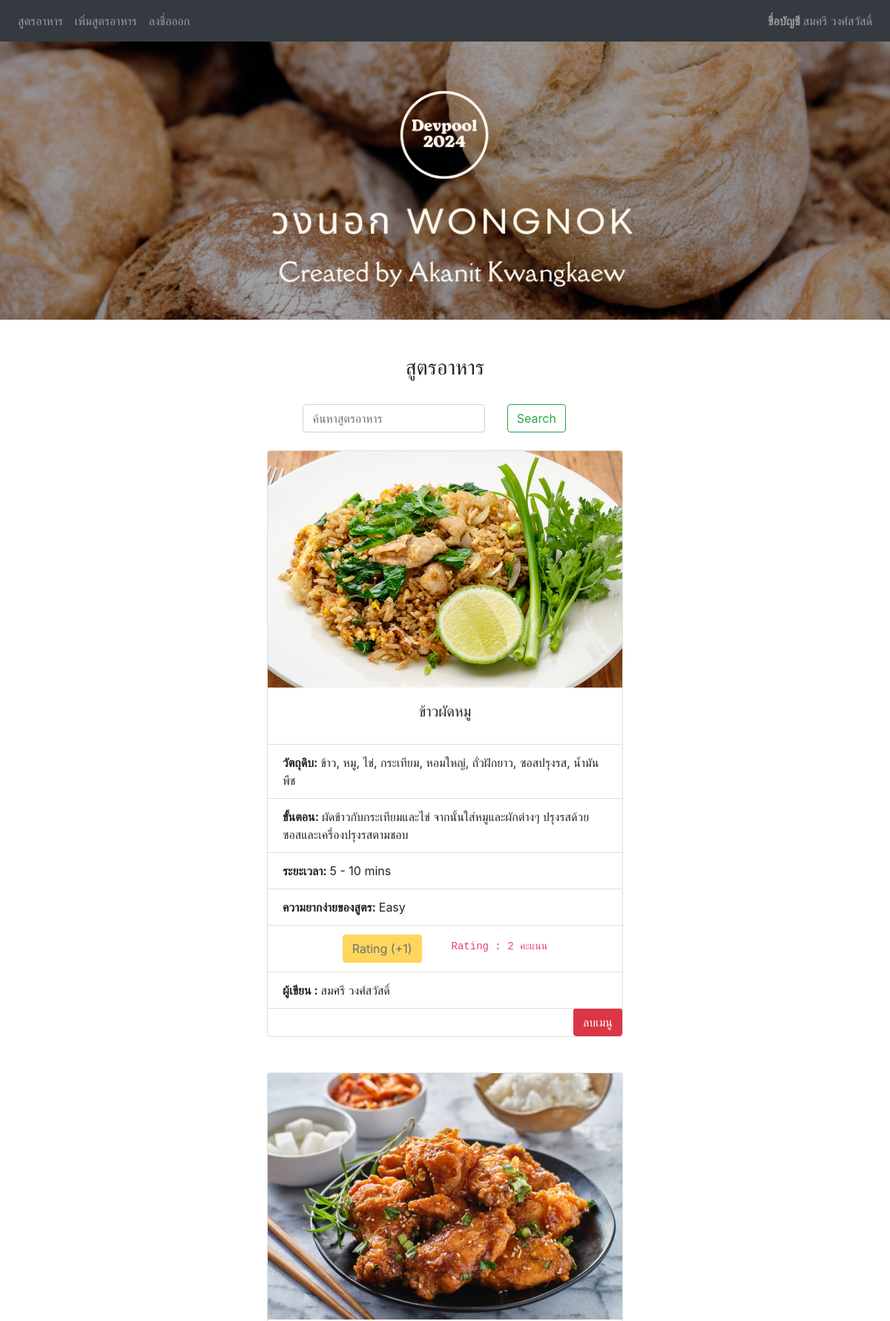
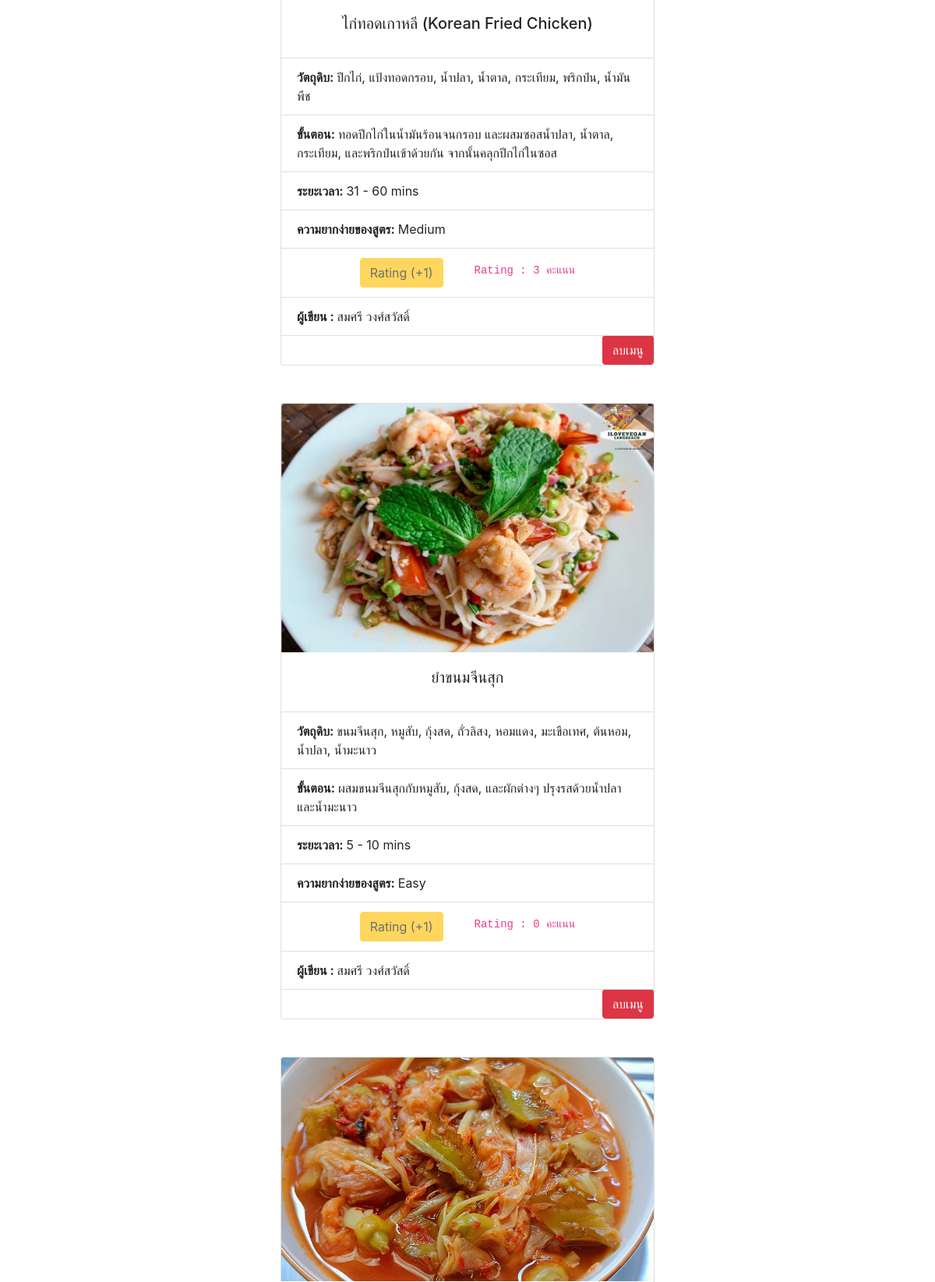
/food (signed in, upper part), run on the app's committed database (2 pictures, top to bottom).
### website/models.py (models this page shows)
class User(db.Model, UserMixin):
    id = db.Column(db.Integer, primary_key=True)
    email = db.Column(db.String(150), unique=True)
    password = db.Column(db.String(150))
    first_name = db.Column(db.String(150))
    notes = db.relationship('Note')
    foods = db.relationship('Food')

class Food(db.Model):
    id = db.Column(db.Integer, primary_key=True)
    food_name = db.Column(db.String(10000))
    food_raw = db.Column(db.String(10000))
    food_step = db.Column(db.String(10000))
    food_time = db.Column(db.Integer)
    food_rating = db.Column(db.Integer)
    food_image_path = db.Column(db.String(10000))  # Add this line for food_image_path column
    difficult_level = db.Column(db.Integer)
    date = db.Column(db.DateTime(timezone=True), default=func.now())
    user_id = db.Column(db.Integer, db.ForeignKey('user.id'))

class RatingMemory(db.Model):
    id = db.Column(db.Integer, primary_key=True)
    food_id = db.Column(db.Integer)
    user_id = db.Column(db.Integer, db.ForeignKey('user.id'))

### website/views.py (the view)
@views.route('/food', methods=['GET','POST'])
@login_required
def food():
     food_dmm = Food.query.all()
     if request.method == 'POST':
          search_term = request.form.get('search_term', None)
          print(search_term )
          food_dmm = Food.query.filter(Food.food_name.contains(search_term)).all()
     else:
          food_dmm = Food.query.all()
     if food_dmm:
          print(food_dmm [0].food_name)
          print(food_dmm [0].food_image_path )
     return render_template("food.html", food_dmm=food_dmm, current_user=current_user, Find_username=Find_username,Is_rating=Is_rating, Count_rating=Count_rating )

### website/__init__.py (called while the page is built)
def create_app():
    app = Flask(__name__)
    app.config['SECRET_KEY'] = 'any_leters'
    app.config['SQLALCHEMY_DATABASE_URI'] = f'sqlite:///{DB_NAME}'
    db.init_app(app)
    from .auth import auth
    from .views import views
    app.register_blueprint(views, url_prefix = '/')
    app.register_blueprint(auth, url_prefix = '/')
    from .models import User
    with app.app_context():
        db.create_all()
    login_manager = LoginManager()
    login_manager.login_view = 'auth.login'
    login_manager.init_app(app)
    @login_manager.user_loader
    def load_user(id):
        return User.query.get(int(id))
    return app

### website/views.py (called while the page is built)
def Find_username(id_input):
     all_users = User.query.all()
     for usr in all_users :
          if usr.id == id_input:
               print(usr.first_name)
               return usr.first_name

def Is_rating(food_id):
     status = False
     all_Score_ = RatingMemory.query.all()
     user_dmm = []
     for score_ in all_Score_ :
          if score_.food_id == food_id :
               user_dmm.append(score_.user_id)
     my_list = list(set(user_dmm))
     for item in my_list:
          if item == current_user.id:
               status = True
     return status

def Count_rating(food_id):
     all_Score_ = RatingMemory.query.all()
     user_dmm = []
     for score_ in all_Score_ :
          if score_.food_id == food_id :
               user_dmm.append(score_.user_id)
     my_list = list(set(user_dmm))
     return len( my_list )

### website/templates/food.html (shortened to what this page needs)
{% extends "base.html" %} {% block title %}วงนอก{% endblock %}
{% block content%}
<h3 align="center">สูตรอาหาร</h3>
<div style="display: flex; justify-content:center;">
  <form method="POST">
    <div class="container-fluid">
      <div class="row justify-content-center">
        <div class="col-md-10 col-lg-8">
          <input type="text" class="form-control me-2" id="search_term" name="search_term" placeholder="ค้นหาสูตรอาหาร">
        </div>
        <div class="col-md-4 col-lg-4 order-md-last">
          <button type="submit" class="btn btn-outline-success">Search</button>
        </div>
      </div>
    </div>
  </form>
</div>
{% for n in food_dmm %}
<div class="manu_block" align="center">
  <div class="card" style="width: 30rem;">
    <img class="card-img-top" src={{ n.food_image_path }} alt="Card image cap">
    <div class="card-body">
      <h5 class="card-title">{{n.food_name}}</h5>
    </div>
    <ul class="list-group list-group-flush" align="left">
      <li class="list-group-item"><b>วัตถุดิบ: </b>{{n.food_raw}} </li>
      <li class="list-group-item"><b>ขั้นตอน: </b>{{n.food_step}} </li>
      <li class="list-group-item"><b>ระยะเวลา: </b>{{ n.food_time}} </li>
      <li class="list-group-item"><b>ความยากง่ายของสูตร: </b>{{n.difficult_level}} </li>
      <li class="list-group-item" style="display: flex; justify-content: center; align-items: center;">
        <p class="h6 order-md-last" style="margin-left: 40px;"> <code> Rating :  {{ Count_rating(n.id) }} คะแนน</code>
        </p>
        <form method="POST" action="/rating/{{ n.id }} " align="right">
          {%if Is_rating(n.id) or current_user.id == n.user_id %}
          <button type="submit" class="btn btn-warning disabled" disabled> Rating (+1) </button>
          {%else%}
          <button type="submit" class="btn btn-warning"> Rating (+1) </button>
          {% endif %}
        </form>
      </li>
      <li class="list-group-item">
        {% if Find_username(n.user_id) %}
        <b>ผู้เขียน : </b> {{ Find_username(n.user_id) }}
        {% endif %}
      </li>
    </ul>
    <div class="button_delete_manu" align="right">
      <form method="POST" action="/delete_food/{{ n.id }}">
        {%if current_user.is_authenticated and current_user.id == n.user_id %}
        <button type="submit" class="btn btn-danger">ลบเมนู</button>
        {%else%}
        <button type="submit" class="btn btn-danger" disabled>ลบเมนู</button>
        {% endif %}
      </form>
    </div>
  </div>
</div>
</div>
{% endfor %}
{% endblock %}

### website/templates/base.html (shortened to what this page needs)
<!DOCTYPE html>
    <head>
    <link rel="stylesheet" href="https://cdn.jsdelivr.net/npm/bootstrap@4.3.1/dist/css/bootstrap.min.css">
    </head>
<body>
  <nav class="navbar navbar-expand-lg navbar-dark bg-dark">
    <div class="collapse navbar-collapse" id="navbar">
        <div class="navbar-nav mr-auto">
            {% if current_user.is_authenticated %}
                <a class="nav-item nav-link" id="home" href="/food">สูตรอาหาร</a>
                <a class="nav-item nav-link" id="food_form" href="/food_form">เพิ่มสูตรอาหาร</a>
                <a class="nav-item nav-link" id="logout" href="/logout">ลงชื่อออก</a>
            {% else %}
                <a class="nav-item nav-link" id="home" href="/food_publish">เลือกสูตรอาหาร</a>
                <a class="nav-item nav-link" id="login" href="/login">เข้าสู่ระบบ</a>
                <a class="nav-item nav-link" id="signUp" href="/sign-up">สมัครสมาชิก</a>
            {% endif %}
        </div>
        {% if current_user.is_authenticated %}
            <div class="navbar-nav ml-auto">
                <span class="nav-item nav-link"> <b>ชื่อบัญชี </b>{{ current_user.first_name }}</span>
            </div>
        {% endif %}
    </div>
</nav>
      <div >
        <img src="{{url_for('static', filename='WONGNOK.png')}}" align="middle" style="width: 100%;"/>
      </div>
      <div class="container">
        {% block content %}
        {% endblock %}
</body>
</html>

### data on the page
User: first_name "สมศรี วงศ์สวัสดิ์"
Food: food_image_path (picture), food_name "ข้าวผัดหมู", food_raw "ข้าว, หมู, ไข่, กระเทียม, หอมใหญ่, ถั่วฝักยาว, ซอสปรุงรส, น้ำมันพืช", food_step "ผัดข้าวกับกระเทียมและไข่ จากนั้นใส่หมูและผักต่างๆ ปรุงรสด้วยซอสและเครื่องปรุงรสตามชอบ", food_time "5 - 10 mins", difficult_level "Easy", shows "Rating (+1)", shows "ลบเมนู"
RatingMemory: food.food_id "2"
Food: food_image_path (picture), food_name "ไก่ทอดเกาหลี (Korean Fried Chicken)", food_raw "ปีกไก่, แป้งทอดกรอบ, น้ำปลา, น้ำตาล, กระเทียม, พริกป่น, น้ำมันพืช", food_step "ทอดปีกไก่ในน้ำมันร้อนจนกรอบ และผสมซอสน้ำปลา, น้ำตาล, กระเทียม, และพริกป่นเข้าด้วยกัน จากนั้นคลุกปีกไก่ในซอส", food_time "31 - 60 mins", difficult_level "Medium", shows "Rating (+1)", shows "ลบเมนู"
RatingMemory: user "3"
Food: food_image_path (picture), food_name "ยำขนมจีนสุก", food_raw "ขนมจีนสุก, หมูสับ, กุ้งสด, ถั่วลิสง, หอมแดง, มะเขือเทศ, ต้นหอม, น้ำปลา, น้ำมะนาว", food_step "ผสมขนมจีนสุกกับหมูสับ, กุ้งสด, และผักต่างๆ ปรุงรสด้วยน้ำปลาและน้ำมะนาว", food_time "5 - 10 mins", difficult_level "Easy", food_rating "0", shows "Rating (+1)", shows "ลบเมนู"
Food: food_image_path (picture)
